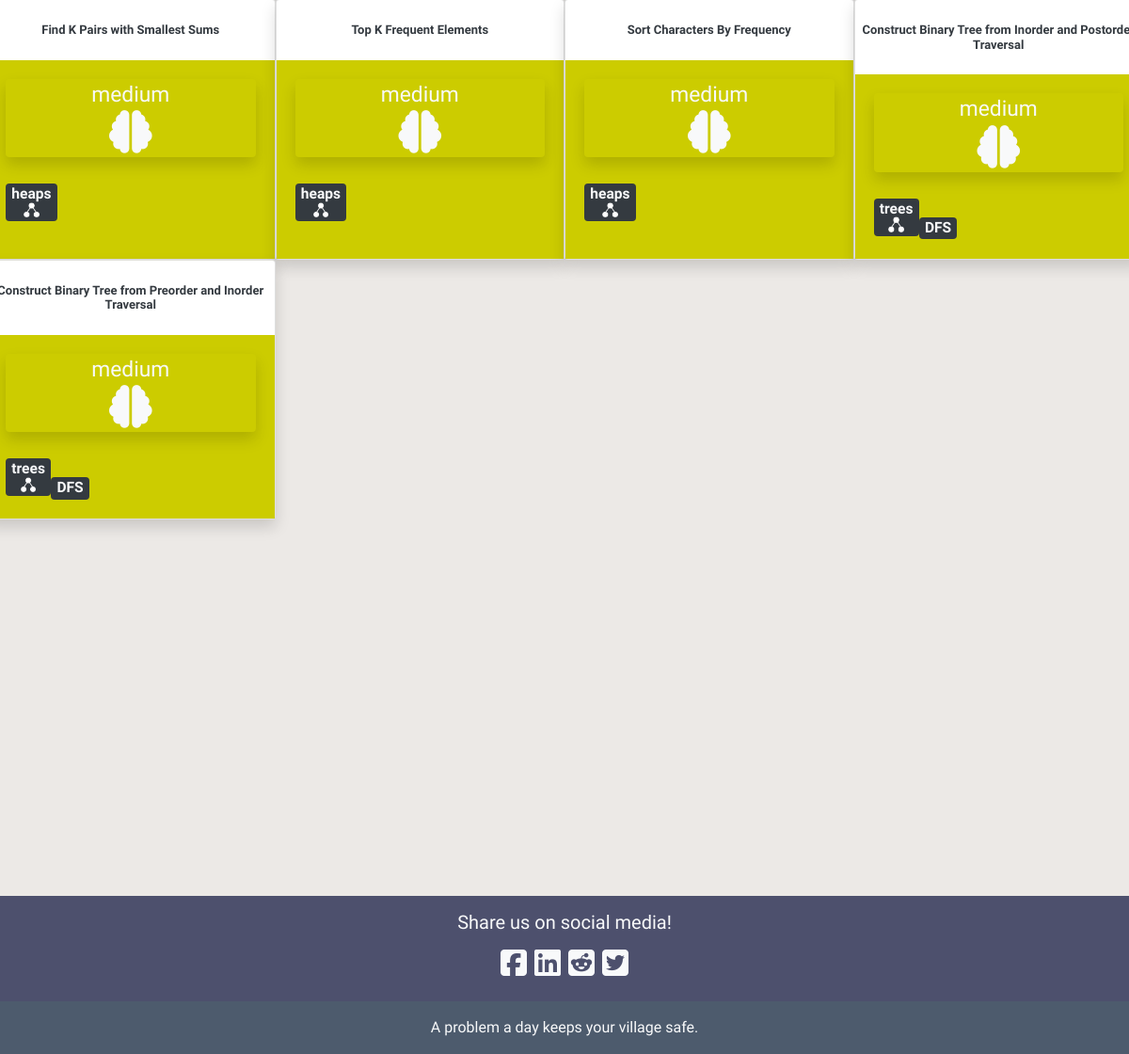
/questions/difficulty/medium/ (lower part), run on an earlier commit of the app's database.
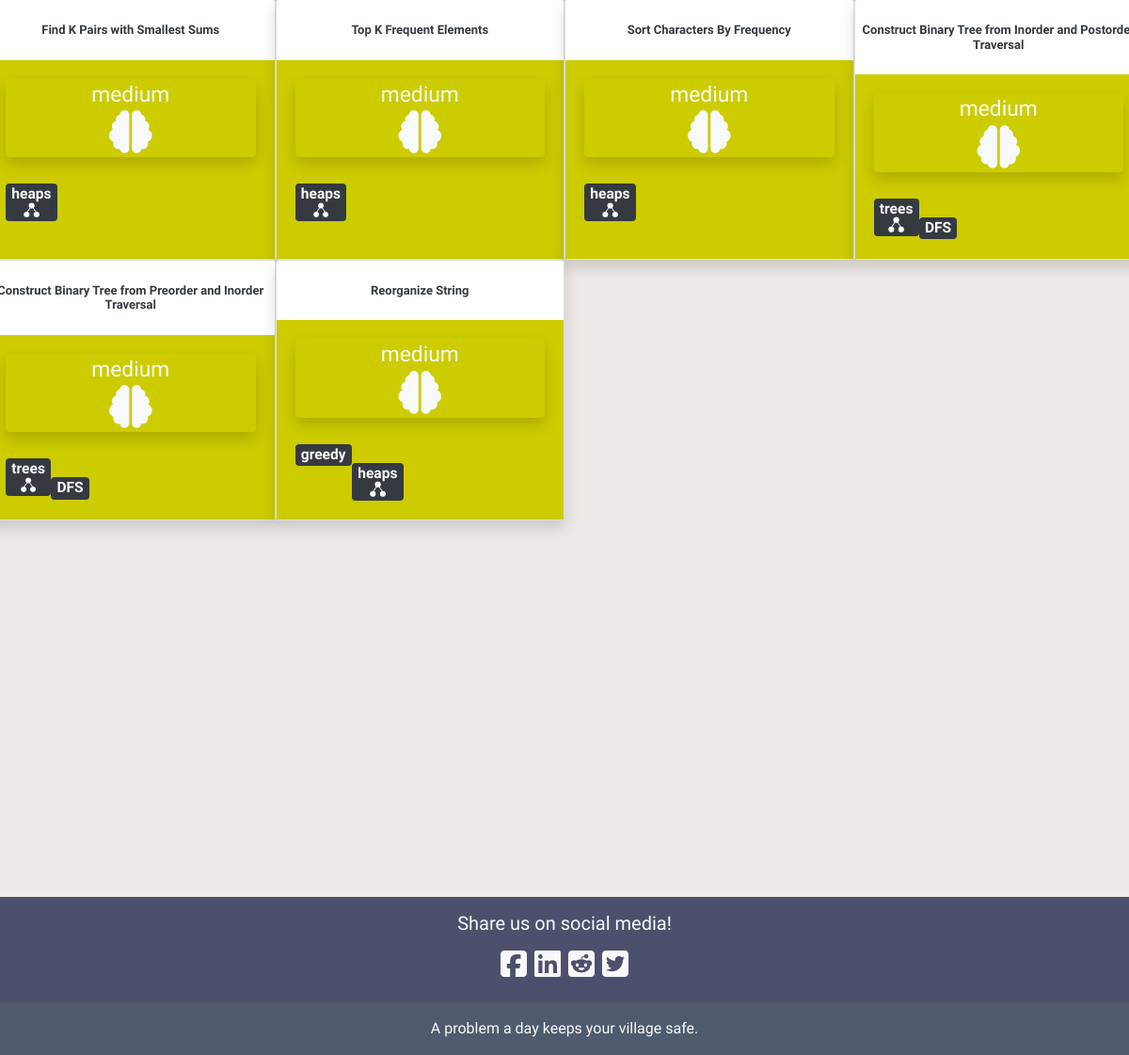
And on a later commit of the database.
### blog/models.py (models this page shows, shortened)
class Post(models.Model):
    author = models.TextField()
    title = RichTextField()
    category = models.TextField(choices = CATEGORY_CHOICES, default = 'arrays')
    alt_category = models.TextField(choices = CATEGORY_CHOICES, blank=True, null = True)
    difficulty = models.TextField(choices = DIFFICULTY_CHOICES, default = 'easy')
    description = RichTextField()
    text = RichTextField()
    explanation = RichTextField()
    additional_notes = RichTextField(blank=True, null = True)
    published_date = models.DateTimeField(blank=True, null=True)

### blog/views.py (the view)
# urls.py: path('questions/difficulty/<str:difficulty>/', views.DifficultyPostListView.as_view(), name='difficulty_post_list'),
class DifficultyPostListView(ListView):
    model = Post
    def get_queryset(self, *args, **kwargs):
        difficulty = self.kwargs.get('difficulty')
        return Post.objects.filter(difficulty = difficulty)

### blog/static/templates/blog/post_list.html (shortened to what the changed rows need)
{% extends 'blog/base.html' %}
{% load static %}
{% block content %}
<div class="postlist col-md-12">
    {% if not post_list.count %}
    <h1 class = "counter my-5" align = "center">No Questions Found</h1>
    <br><br>
    {% elif post_list.count == 1 %}
    <h1 class = "counter my-3" align="center">{{post_list.count}} Question</h1>
    <br><br>
    {% else %}
    <br><br>
    {% endif %}
  <div class="row">
  {% for post in post_list %}
  <div class="card shadow" style="width: 25%">
    <br>
    <h3 align="center"><a class="check text-dark" style = "font-size:13px;" href="{% url 'post_detail' pk=post.pk %}">
      <b>{{ post.title|safe }}</b></a></h3>
    {% if post.difficulty == "easy" %}
    <div class="card-body" style="background-color: rgb(0,100,0)">
    {% elif post.difficulty == "medium" %}
    <div class="card-body" style="background-color: rgb(204,204,0)">
    {% elif post.difficulty == "hard" %}
    <div class="card-body" style="background-color: rgb(128,0,0)"">
    {% endif %}
      <div class="postdifficulty text-light shadow rounded"align="center">
        <a class="text-light" href="{% url 'difficulty_post_list' difficulty=post.difficulty %}">
        {{post.difficulty}}
        <br>
        {% if post.difficulty == "medium" %}
        <i class="fas fa-brain fa-2x"></i>
        {% elif post.difficulty == "hard" %}
        <i class="fas fa-brain fa-3x"></i>
        {% else %}
        <i class="fas fa-brain"></i>
        {% endif %}
        </a>
      </div>
      <br>
        <div class="category text-light badge badge-dark my-1">
        <a class="text-light" href="{% url 'category_post_list' category=post.category %}">
        {% if post.category != "linked lists" and post.category != "binary search"%}
        <h8>{{post.category}}</h8>
        {% endif %}
        <br>
        {% if post.category == "linked lists" %}
        <img src="{% static 'images/thumbnail_image8.png' %}" width="45" height="12">
        {% elif post.category == "backtracking" %}
        <i class="fas fa-trash-restore"></i>
        {% elif post.category == "trees" %}
        <img src="{% static 'images/thumbnail_image5.png' %}" width="16.5" height="16.5">
        {% elif post.category == "arrays" %}
        <img src="{% static 'images/thumbnail_image7.png' %}" width="35" height="13">
        {% elif post.category == "strings" %}
        <p class= "my-1" style = "font-size: 9px; font: verdana;"><b>aabb123</b></p>
        {% elif post.category == "hashsets" %}
        <i class="fas fa-table"></i>
        {% elif post.category == "hashmaps" %}
        <i class="fas fa-columns"></i>
        {% elif post.category == "DP" %}
        <i class="my-1 fas fa-sort-amount-up"></i>
        {% elif post.category == "math" %}
        <i class="fas fa-calculator"></i>
        {% elif post.category == "graphs" %}
        <i class="fas fa-th"></i>
        {% elif post.category == "stacks" %}
        <i class="fas fa-angle-double-up"></i>
        {% elif post.category == "queues" %}
        <i class="fas fa-angle-double-right"></i>
        {% elif post.category == "recursion" %}
        <i class="fas fa-infinity"></i>
        {% elif post.category == "tries" %}
        <img src="{% static 'images/thumbnail_image6.png' %}" width="25.3" height="22">
        {% elif post.category == "binary" %}
        <p class= "my-1" style = "font-size: 8px; font: verdana;"><b>01101001</b></p>
        {% elif post.category == "binary search" %}
        <i class="fas fa-arrows-alt-h"></i>
        {% elif post.category == "heaps" %}
        <img src="{% static 'images/thumbnail_image5.png' %}" width="16.5" height="16.5">
        {% endif %}
        </a>
        </div>
        <br>
        {% if post.alt_category %}
        <div class="alt_category text-light badge badge-dark">
        {% else %}
        <div class="alt_category text-light">
        {% endif %}
        <a class="text-light" href="{% url 'category_post_list' category=post.alt_category %}">
          {% if post.alt_category and post.alt_category != "linked lists" and post.alt_category != "binary search"%}
          <h8>{{post.alt_category}}</h8>
          {% endif %}
          <br>
        {% if post.alt_category == "linked lists" %}
        <img src="{% static 'images/thumbnail_image8.png' %}" width="45" height="12">
        {% elif post.alt_category == "backtracking" %}
        <i class="fas fa-trash-restore"></i>
        {% elif post.alt_category == "trees" %}
        <img src="{% static 'images/thumbnail_image5.png' %}" width="16.5" height="16.5">
        {% elif post.alt_category == "arrays" %}
        <img src="{% static 'images/thumbnail_image7.png' %}" width="35" height="13">
        {% elif post.alt_category == "hashmaps" %}
        <i class="fas fa-columns"></i>
        {% elif post.alt_category == "DP" %}
        <i class="my-1 fas fa-sort-amount-up"></i>
        {% elif post.alt_category == "math" %}
        <i class="fas fa-calculator"></i>
        {% elif post.alt_category == "graphs" %}
        <i class="fas fa-th fa-2x"></i>
        {% elif post.alt_category == "stacks" %}
        <i class="fas fa-angle-double-up"></i>
        {% elif post.alt_category == "queues" %}
        <i class="fas fa-angle-double-right"></i>
        {% elif post.alt_category == "strings" %}
        <p class= "my-1" style = "font-size: 9px; font: verdana;"><b>aabb123</b></p>
        {% elif post.alt_category == "hashsets" %}
        <i class="fas fa-table"></i>
        {% elif post.alt_category == "recursion" %}
        <i class="fas fa-infinity"></i>
        {% elif post.alt_category == "tries" %}
        <img src="{% static 'images/thumbnail_image6.png' %}" width="25.3" height="22">
        {% elif post.alt_category == "heaps" %}
        <img src="{% static 'images/thumbnail_image5.png' %}" width="16.5" height="16.5">
        {% elif post.alt_category == "binary" %}
        <p class= "my-1" style = "font-size: 9px; font: verdana;"><b>01101001</b></p>
        {% elif post.alt_category == "binary search" %}
        <i class="fas fa-arrows-alt-h"></i>
        {% endif %}
        </a>
        </div>
    </div>
  </div>
  {% endfor %}
  </div>
</div>
{% endblock %}

What changed in the data, as far as the page shows it:
added Post: title "Reorganize String", difficulty "medium", category "greedy", alt_category "heaps"
